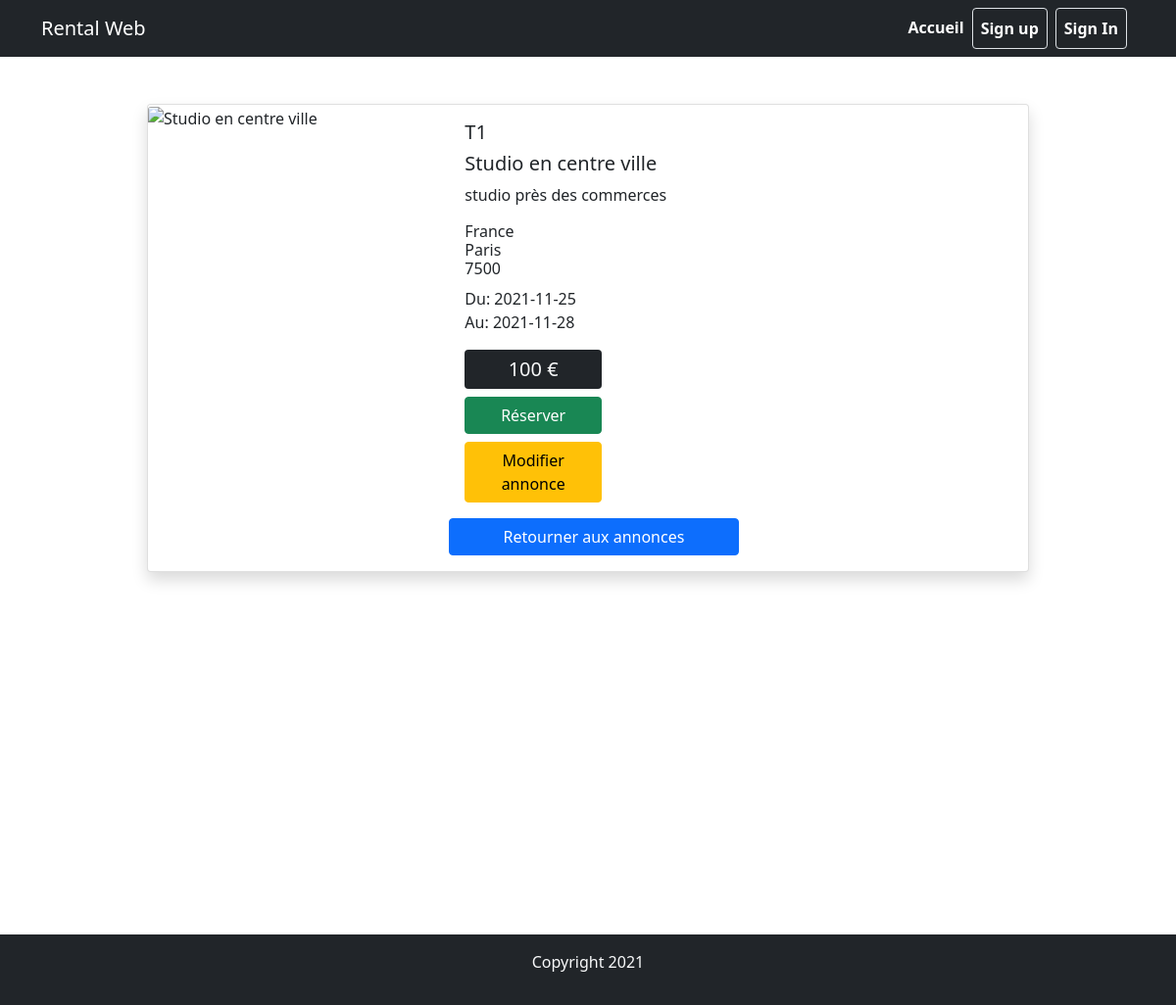
The app's page /app/annonce-details.php?id=2 with its own data.
### tables this page shows
CREATE TABLE annonce(
  annonce_id INT NOT NULL PRIMARY KEY AUTO_INCREMENT,
  title VARCHAR (255) NOT NULL,
  type VARCHAR (255) NOT NULL,
  description TEXT NOT NULL,
  country VARCHAR (255) NOT NULL,
  town VARCHAR (255) NOT NULL,
  cp INT (25) NOT NULL,
  price FLOAT NOT NULL,
  image VARCHAR (600),
  rentalStart Date,
  rentalEnd Date
);

### app/_view-details.php (called while the page is built, shortened)
<?php
$id = $_GET['id'];
$viewAnnonce = "SELECT * from annonce WHERE annonce_id = :annonce_id";
$reqViewAnnonce = $connexion->prepare($viewAnnonce);
$reqViewAnnonce->bindValue(':annonce_id',$id);
$reqViewAnnonce->execute();
$annonce = $reqViewAnnonce->fetch();
?>

### app/annonce-details.php (the view, shortened to what this page needs)
<?php
require "includes/connect.php";
include_once "_head.php";
include_once "_view-details.php"
?>
<section class="vh-100 my-5">
    <div class="card mb-3 w-75 mx-auto rounded shadow">
        <div class="row no-gutters">
            <div class="col-md-4">
                <img src="<?php echo $annonce['image']; ?>" class="card-img" alt="<?php echo $annonce['title']; ?>">
            </div>
            <div class="col-md-8">
                <div class="card-body">
                    <h5 class="card-title"> <?php echo $annonce['type']; ?> </h5>
                    <h5 class="card-title"> <?php echo $annonce['title']; ?> </h5>
                    <p class="card-text"> <?php echo $annonce['description']; ?> </p>
                    <h6 class="card-title">
                        <?php echo $annonce['country']; ?> <br>
                        <?php echo $annonce['town']; ?> <br>
                        <?php echo $annonce['cp']; ?>
                    </h6>
                    <p class="card-text">
                        Du: <?php echo $annonce['rentalStart']; ?> <br>
                        Au: <?php echo $annonce['rentalEnd']; ?>
                    </p>
                    <h5 class="card-title bg-dark text-light text-center w-25 rounded p-2"> <?php echo $annonce['price']; ?> €</h5>
                    <button type="submit" class="btn btn-success w-25">Réserver</button>
                    <div class="mt-2">
                        <a href="edit-annonce.php?id=<?php echo $product['product_id']; ?>" class="btn btn-warning w-25 text-center">Modifier annonce</a>
                    </div>
                </div>
                <a href="page-annonces.php?id=<?php echo $annonce['annonce_id']; ?>" class="btn btn-primary mb-3 w-50">Retourner aux annonces</a>
            </div>
        </div>
    </div>
</section>
<?php include_once "_footer.php" ?>

### records on screen
annonce: type "T1", title "Studio en centre ville", description "studio près des commerces", country "France", town "Paris", cp "7500", rentalStart "2021-11-25", rentalEnd "2021-11-28", price "100"
